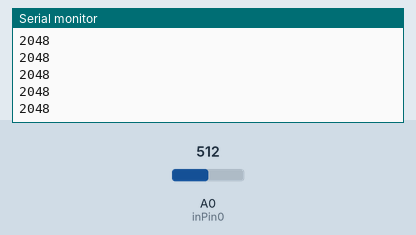
Simulated run of this sketch. Board: Arduino Uno, built with avr-gcc and run on an emulated ATmega328P. Shown: the last lines printed to the serial monitor. Inputs (shaded band) come from the test bench; at power-on: A0 (inPin0) = 512.

Above: at 1.2 s.
1.3 s: A0 (inPin0) set to 716
At 1.32 s:
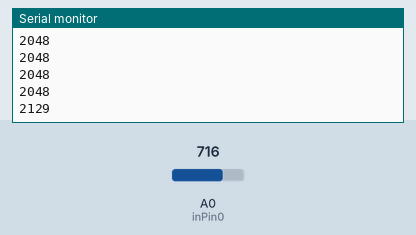
2.8 s: A0 (inPin0) set to 900
At 2.85 s:
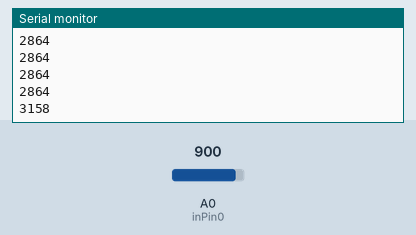
Timing chart, 0 to 5.8 s (numbered marks = the images above; inputs shaded):
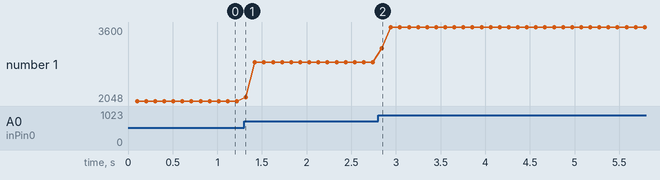

The sketch:

photodiode.ino
```cpp
/* Here is a bare-bones Arduino sketch to read the
   outputs of the photodiode detectors described
   in Figure 1 and Figure 2. The output pin of the
   circuit's opamp is connected to analog pin 0
   of the Arduino. The data are read every 0.1 second
   in this example. However, you can change the sampling
   rate by simply changing the argument of the
   delay() statement. */

#define inPin0 0
#define  OVER_SAMPLING 10.
#define  FS 10.

void setup(void) {
   Serial.begin(9600);
}

void loop(void) {

	float accum = 0;
	for(int i =0; i !=OVER_SAMPLING; ++i){
		int pinRead0 = analogRead(inPin0);
		accum += pinRead0;
		delay(1000.0/(FS*OVER_SAMPLING));
	}
	// convert to 16bit (because oversampled)
	int fac = 2 ^ 6;

	int out =  fac * accum / OVER_SAMPLING;
	Serial.print(out);
	Serial.println();

}
```

Measured:
- after the input at 1.3 s, the serial monitor: prints a new line at once (image 1)
- after the input at 2.8 s, the serial monitor: prints a new line at once (image 2)
- plotted number 1: 2048 → 2864 after the input at 1.3 s, 2864 → 3600 after the input at 2.8 s
